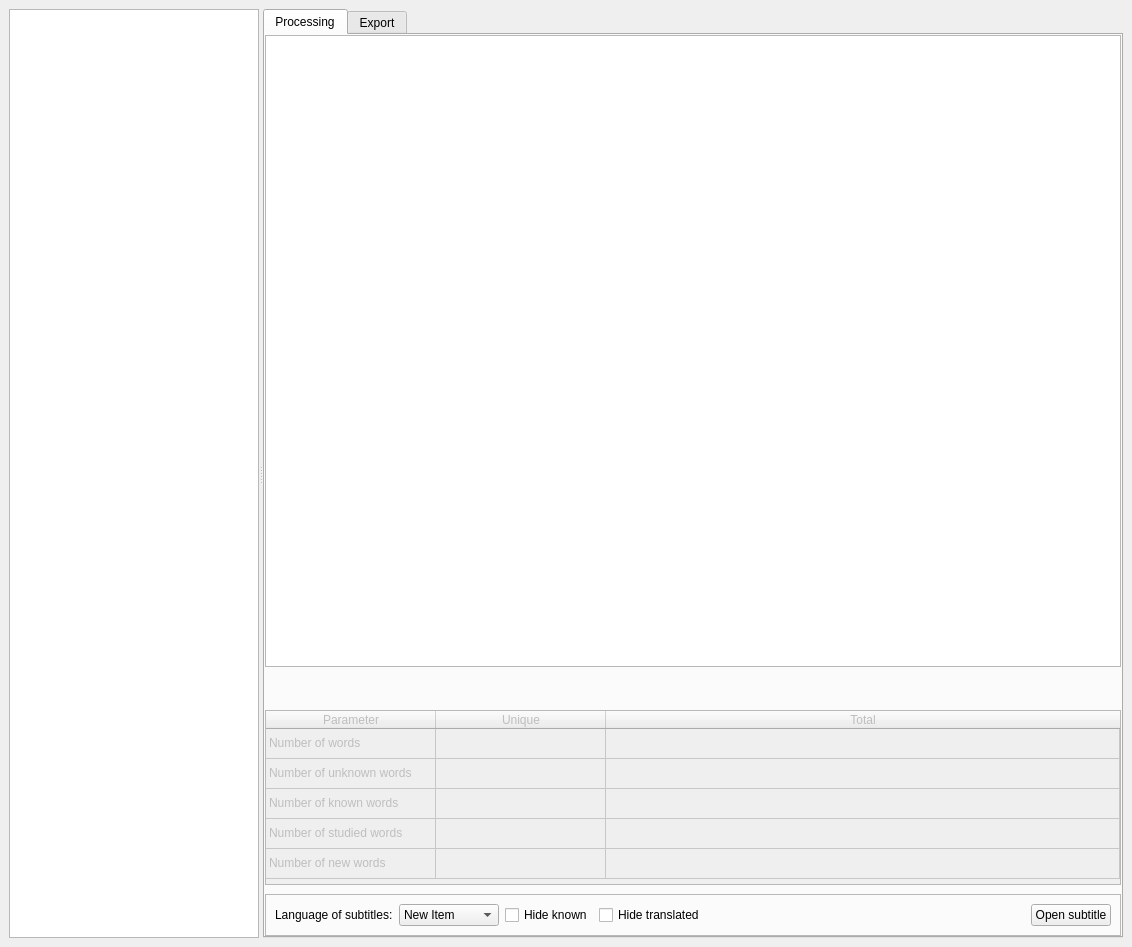
<?xml version="1.0" encoding="UTF-8"?>
<ui version="4.0">
 <class>MainWindow</class>
 <widget class="QMainWindow" name="MainWindow">
  <property name="enabled">
   <bool>true</bool>
  </property>
  <property name="geometry">
   <rect>
    <x>0</x>
    <y>0</y>
    <width>1132</width>
    <height>947</height>
   </rect>
  </property>
  <property name="sizePolicy">
   <sizepolicy hsizetype="Fixed" vsizetype="Fixed">
    <horstretch>0</horstretch>
    <verstretch>0</verstretch>
   </sizepolicy>
  </property>
  <property name="minimumSize">
   <size>
    <width>800</width>
    <height>600</height>
   </size>
  </property>
  <property name="windowTitle">
   <string>PyLinguaSubtitle</string>
  </property>
  <widget class="QWidget" name="centralwidget">
   <property name="sizePolicy">
    <sizepolicy hsizetype="Expanding" vsizetype="Expanding">
     <horstretch>0</horstretch>
     <verstretch>0</verstretch>
    </sizepolicy>
   </property>
   <layout class="QHBoxLayout" name="horizontalLayout">
    <item>
     <widget class="QSplitter" name="splitter">
      <property name="enabled">
       <bool>true</bool>
      </property>
      <property name="orientation">
       <enum>Qt::Horizontal</enum>
      </property>
      <widget class="QTextBrowser" name="textBrowser">
       <property name="sizePolicy">
        <sizepolicy hsizetype="Fixed" vsizetype="Expanding">
         <horstretch>0</horstretch>
         <verstretch>0</verstretch>
        </sizepolicy>
       </property>
       <property name="minimumSize">
        <size>
         <width>250</width>
         <height>0</height>
        </size>
       </property>
       <property name="maximumSize">
        <size>
         <width>250</width>
         <height>16777215</height>
        </size>
       </property>
       <property name="baseSize">
        <size>
         <width>250</width>
         <height>0</height>
        </size>
       </property>
      </widget>
      <widget class="QTabWidget" name="tabWidget">
       <property name="sizePolicy">
        <sizepolicy hsizetype="Expanding" vsizetype="Expanding">
         <horstretch>0</horstretch>
         <verstretch>0</verstretch>
        </sizepolicy>
       </property>
       <property name="minimumSize">
        <size>
         <width>611</width>
         <height>551</height>
        </size>
       </property>
       <property name="currentIndex">
        <number>0</number>
       </property>
       <widget class="QWidget" name="Processing">
        <attribute name="title">
         <string>Processing</string>
        </attribute>
        <layout class="QVBoxLayout" name="verticalLayout" stretch="0,0,0,0">
         <property name="sizeConstraint">
          <enum>QLayout::SetDefaultConstraint</enum>
         </property>
         <property name="leftMargin">
          <number>0</number>
         </property>
         <property name="topMargin">
          <number>0</number>
         </property>
         <property name="rightMargin">
          <number>0</number>
         </property>
         <property name="bottomMargin">
          <number>0</number>
         </property>
         <item>
          <widget class="QTableView" name="TranslationTable">
           <property name="enabled">
            <bool>true</bool>
           </property>
           <property name="sizePolicy">
            <sizepolicy hsizetype="Expanding" vsizetype="Expanding">
             <horstretch>100</horstretch>
             <verstretch>100</verstretch>
            </sizepolicy>
           </property>
           <property name="minimumSize">
            <size>
             <width>100</width>
             <height>100</height>
            </size>
           </property>
           <property name="sortingEnabled">
            <bool>true</bool>
           </property>
          </widget>
         </item>
         <item>
          <widget class="QTableWidget" name="infoTable">
           <property name="enabled">
            <bool>false</bool>
           </property>
           <property name="sizePolicy">
            <sizepolicy hsizetype="Expanding" vsizetype="Fixed">
             <horstretch>0</horstretch>
             <verstretch>100</verstretch>
            </sizepolicy>
           </property>
           <property name="minimumSize">
            <size>
             <width>0</width>
             <height>175</height>
            </size>
           </property>
           <property name="maximumSize">
            <size>
             <width>16777215</width>
             <height>100</height>
            </size>
           </property>
           <property name="focusPolicy">
            <enum>Qt::WheelFocus</enum>
           </property>
           <property name="editTriggers">
            <set>QAbstractItemView::NoEditTriggers</set>
           </property>
           <property name="selectionMode">
            <enum>QAbstractItemView::NoSelection</enum>
           </property>
           <property name="selectionBehavior">
            <enum>QAbstractItemView::SelectColumns</enum>
           </property>
           <attribute name="horizontalHeaderVisible">
            <bool>true</bool>
           </attribute>
           <attribute name="horizontalHeaderDefaultSectionSize">
            <number>170</number>
           </attribute>
           <attribute name="horizontalHeaderStretchLastSection">
            <bool>true</bool>
           </attribute>
           <attribute name="verticalHeaderVisible">
            <bool>false</bool>
           </attribute>
           <attribute name="verticalHeaderStretchLastSection">
            <bool>false</bool>
           </attribute>
           <row>
            <property name="text">
             <string>Number of words</string>
            </property>
           </row>
           <row>
            <property name="text">
             <string>Number of unknown words</string>
            </property>
           </row>
           <row>
            <property name="text">
             <string>Number of known words</string>
            </property>
           </row>
           <row>
            <property name="text">
             <string>Number of studied words</string>
            </property>
           </row>
           <row>
            <property name="text">
             <string>Number of new words</string>
            </property>
           </row>
           <column>
            <property name="text">
             <string>Parameter</string>
            </property>
           </column>
           <column>
            <property name="text">
             <string>Unique</string>
            </property>
           </column>
           <column>
            <property name="text">
             <string>Total</string>
            </property>
           </column>
           <item row="0" column="0">
            <property name="text">
             <string>Number of words</string>
            </property>
           </item>
           <item row="1" column="0">
            <property name="text">
             <string>Number of unknown words</string>
            </property>
            <property name="flags">
             <set>ItemIsSelectable|ItemIsUserCheckable|ItemIsEnabled</set>
            </property>
           </item>
           <item row="2" column="0">
            <property name="text">
             <string>Number of known words</string>
            </property>
           </item>
           <item row="3" column="0">
            <property name="text">
             <string>Number of studied words</string>
            </property>
           </item>
           <item row="4" column="0">
            <property name="text">
             <string>Number of new words</string>
            </property>
           </item>
          </widget>
         </item>
         <item>
          <spacer name="verticalSpacer">
           <property name="orientation">
            <enum>Qt::Vertical</enum>
           </property>
           <property name="sizeHint" stdset="0">
            <size>
             <width>20</width>
             <height>40</height>
            </size>
           </property>
          </spacer>
         </item>
         <item>
          <widget class="QFrame" name="ButtonsRow">
           <property name="enabled">
            <bool>true</bool>
           </property>
           <property name="minimumSize">
            <size>
             <width>0</width>
             <height>40</height>
            </size>
           </property>
           <property name="frameShape">
            <enum>QFrame::StyledPanel</enum>
           </property>
           <property name="frameShadow">
            <enum>QFrame::Raised</enum>
           </property>
           <layout class="QHBoxLayout" name="horizontalLayout_2">
            <item>
             <widget class="QLabel" name="LanguageOfSubtitles">
              <property name="text">
               <string>Language of subtitles:</string>
              </property>
             </widget>
            </item>
            <item>
             <widget class="QComboBox" name="comboBox">
              <property name="minimumSize">
               <size>
                <width>100</width>
                <height>0</height>
               </size>
              </property>
              <item>
               <property name="text">
                <string>New Item</string>
               </property>
              </item>
              <item>
               <property name="text">
                <string>New Item</string>
               </property>
              </item>
              <item>
               <property name="text">
                <string>New Item</string>
               </property>
              </item>
              <item>
               <property name="text">
                <string>New Item</string>
               </property>
              </item>
             </widget>
            </item>
            <item>
             <widget class="QCheckBox" name="checkBox">
              <property name="text">
               <string>Hide known</string>
              </property>
             </widget>
            </item>
            <item>
             <widget class="QCheckBox" name="checkBox_2">
              <property name="text">
               <string>Hide translated</string>
              </property>
             </widget>
            </item>
            <item>
             <spacer name="horizontalSpacer">
              <property name="orientation">
               <enum>Qt::Horizontal</enum>
              </property>
              <property name="sizeHint" stdset="0">
               <size>
                <width>40</width>
                <height>20</height>
               </size>
              </property>
             </spacer>
            </item>
            <item>
             <widget class="QPushButton" name="open_subtitle_btn">
              <property name="text">
               <string>Open subtitle</string>
              </property>
             </widget>
            </item>
           </layout>
          </widget>
         </item>
        </layout>
        <zorder>ButtonsRow</zorder>
        <zorder>TranslationTable</zorder>
        <zorder>infoTable</zorder>
        <zorder>verticalSpacer</zorder>
       </widget>
       <widget class="QWidget" name="Export">
        <attribute name="title">
         <string>Export</string>
        </attribute>
        <layout class="QVBoxLayout" name="verticalLayout_4">
         <item>
          <widget class="QGroupBox" name="groupBox_2">
           <property name="sizePolicy">
            <sizepolicy hsizetype="Expanding" vsizetype="Preferred">
             <horstretch>0</horstretch>
             <verstretch>0</verstretch>
            </sizepolicy>
           </property>
           <property name="font">
            <font>
             <weight>50</weight>
             <bold>false</bold>
            </font>
           </property>
           <property name="title">
            <string>Export subtitle</string>
           </property>
           <layout class="QHBoxLayout" name="horizontalLayout_3">
            <item>
             <widget class="QLabel" name="label">
              <property name="sizePolicy">
               <sizepolicy hsizetype="Fixed" vsizetype="Fixed">
                <horstretch>0</horstretch>
                <verstretch>0</verstretch>
               </sizepolicy>
              </property>
              <property name="minimumSize">
               <size>
                <width>260</width>
                <height>32</height>
               </size>
              </property>
              <property name="text">
               <string>Set a monospaced font (Consolas, courier New etc.) for SubRip (srt) subtitles in your media player</string>
              </property>
              <property name="wordWrap">
               <bool>true</bool>
              </property>
             </widget>
            </item>
            <item>
             <spacer name="horizontalSpacer_3">
              <property name="orientation">
               <enum>Qt::Horizontal</enum>
              </property>
              <property name="sizeHint" stdset="0">
               <size>
                <width>40</width>
                <height>20</height>
               </size>
              </property>
             </spacer>
            </item>
            <item>
             <layout class="QVBoxLayout" name="verticalLayout_2">
              <item>
               <widget class="QPushButton" name="pushButton_2">
                <property name="text">
                 <string>Settings</string>
                </property>
               </widget>
              </item>
              <item>
               <widget class="QPushButton" name="pushButton_3">
                <property name="text">
                 <string>Export subtitle</string>
                </property>
               </widget>
              </item>
             </layout>
            </item>
           </layout>
          </widget>
         </item>
         <item>
          <widget class="QGroupBox" name="groupBox">
           <property name="title">
            <string>Export from database</string>
           </property>
           <layout class="QHBoxLayout" name="horizontalLayout_4">
            <item>
             <spacer name="horizontalSpacer_2">
              <property name="orientation">
               <enum>Qt::Horizontal</enum>
              </property>
              <property name="sizeHint" stdset="0">
               <size>
                <width>481</width>
                <height>20</height>
               </size>
              </property>
             </spacer>
            </item>
            <item>
             <layout class="QVBoxLayout" name="verticalLayout_3">
              <item>
               <widget class="QPushButton" name="pushButton_4">
                <property name="text">
                 <string>Settings</string>
                </property>
               </widget>
              </item>
              <item>
               <widget class="QPushButton" name="pushButton_5">
                <property name="text">
                 <string>Export</string>
                </property>
               </widget>
              </item>
             </layout>
            </item>
           </layout>
          </widget>
         </item>
         <item>
          <spacer name="verticalSpacer_2">
           <property name="orientation">
            <enum>Qt::Vertical</enum>
           </property>
           <property name="sizeHint" stdset="0">
            <size>
             <width>20</width>
             <height>349</height>
            </size>
           </property>
          </spacer>
         </item>
        </layout>
       </widget>
      </widget>
     </widget>
    </item>
   </layout>
  </widget>
 </widget>
 <resources/>
 <connections/>
</ui>
